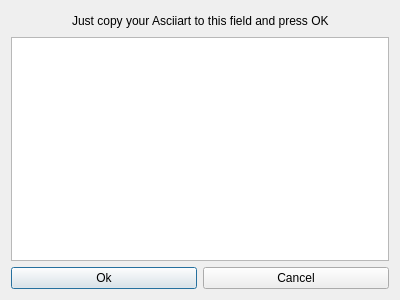
<?xml version="1.0" encoding="UTF-8"?>
<ui version="4.0">
 <class>ImportDialog</class>
 <widget class="QDialog" name="ImportDialog">
  <property name="geometry">
   <rect>
    <x>0</x>
    <y>0</y>
    <width>400</width>
    <height>300</height>
   </rect>
  </property>
  <property name="windowTitle">
   <string>Import</string>
  </property>
  <layout class="QVBoxLayout" name="verticalLayout">
   <item>
    <layout class="QHBoxLayout" name="horizontalLayout_2">
     <item>
      <spacer name="horizontalSpacer_2">
       <property name="orientation">
        <enum>Qt::Horizontal</enum>
       </property>
       <property name="sizeHint" stdset="0">
        <size>
         <width>40</width>
         <height>20</height>
        </size>
       </property>
      </spacer>
     </item>
     <item>
      <widget class="QLabel" name="label">
       <property name="text">
        <string>Just copy your Asciiart to this field and press OK</string>
       </property>
      </widget>
     </item>
     <item>
      <spacer name="horizontalSpacer">
       <property name="orientation">
        <enum>Qt::Horizontal</enum>
       </property>
       <property name="sizeHint" stdset="0">
        <size>
         <width>40</width>
         <height>20</height>
        </size>
       </property>
      </spacer>
     </item>
    </layout>
   </item>
   <item>
    <widget class="QTextEdit" name="textEditImport"/>
   </item>
   <item>
    <layout class="QHBoxLayout" name="horizontalLayout">
     <item>
      <widget class="QPushButton" name="btnOk">
       <property name="text">
        <string>Ok</string>
       </property>
      </widget>
     </item>
     <item>
      <widget class="QPushButton" name="btnCancel">
       <property name="text">
        <string>Cancel</string>
       </property>
      </widget>
     </item>
    </layout>
   </item>
  </layout>
 </widget>
 <resources/>
 <connections/>
</ui>
